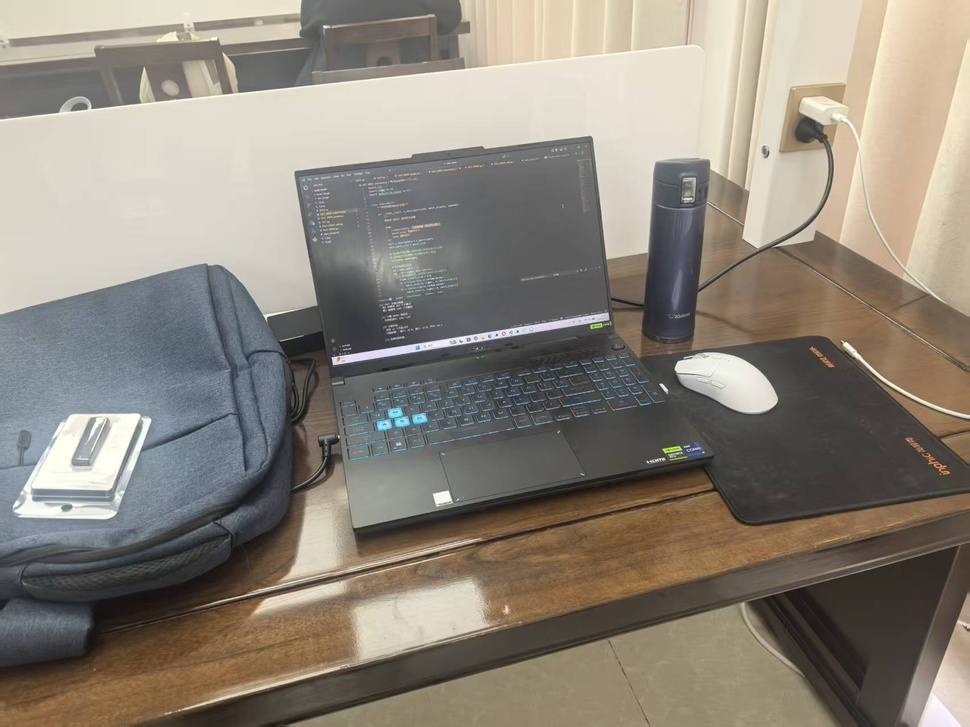
#> input picture test_image/t1.jpg, 970 x 727 px, shrunk from 1706 x 1279 before the run
$ python 1_FAST.py
#> lines starting #> are read from the running program, lines starting #| are printed output that depends on the picture
import cv2

img = cv2.imread('./test_image/t1.jpg', 0)
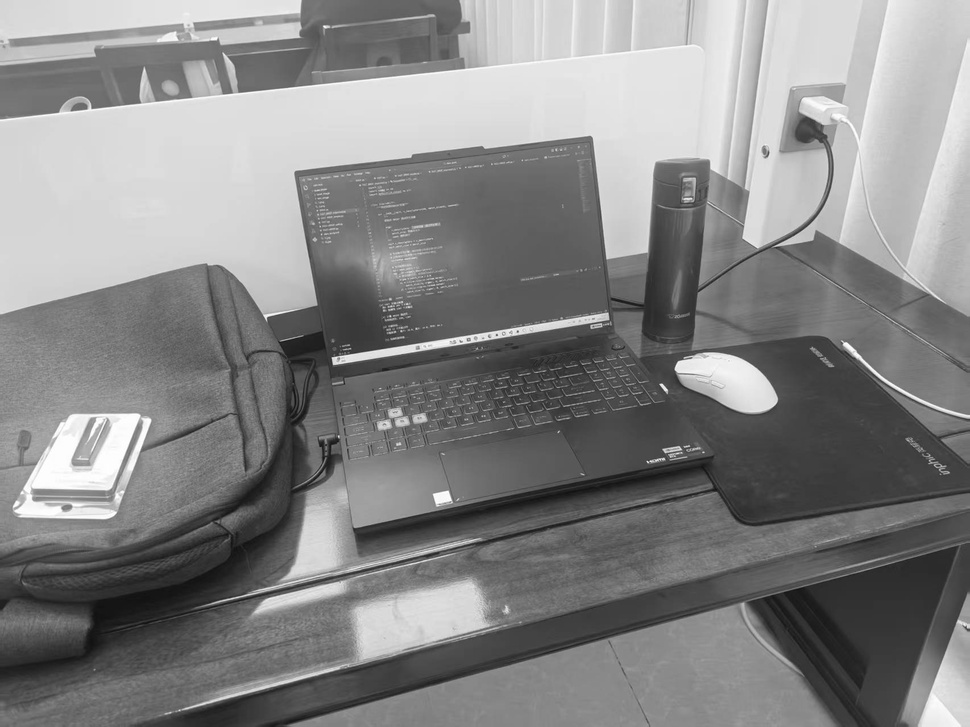
#> img: shape (727, 970); min 16, max 255, mean 133.9
# img = cv2.imread('./test_image/t2.jpg', 0)

# 1. 创建 FAST 检测器
# threshold: 阈值，越小点越多
# nonmaxSuppression: 是否开启非极大值抑制（通常选 True）
fast = cv2.FastFeatureDetector_create(threshold=75, nonmaxSuppression=True)

# 2. 检测点
kp = fast.detect(img, None)
#> kp = 133 keypoints; strongest (x, y, size): (647, 461, 7), (661, 384, 7), (268, 317, 7), (324, 26, 7)

# 3. 画出来
img_fast = cv2.drawKeypoints(img, kp, None, color=(255, 0, 0))

cv2.imshow('FAST Features', img_fast)
cv2.waitKey(0)

$ run again, with test_image/t2.jpg copied over test_image/t1.jpg
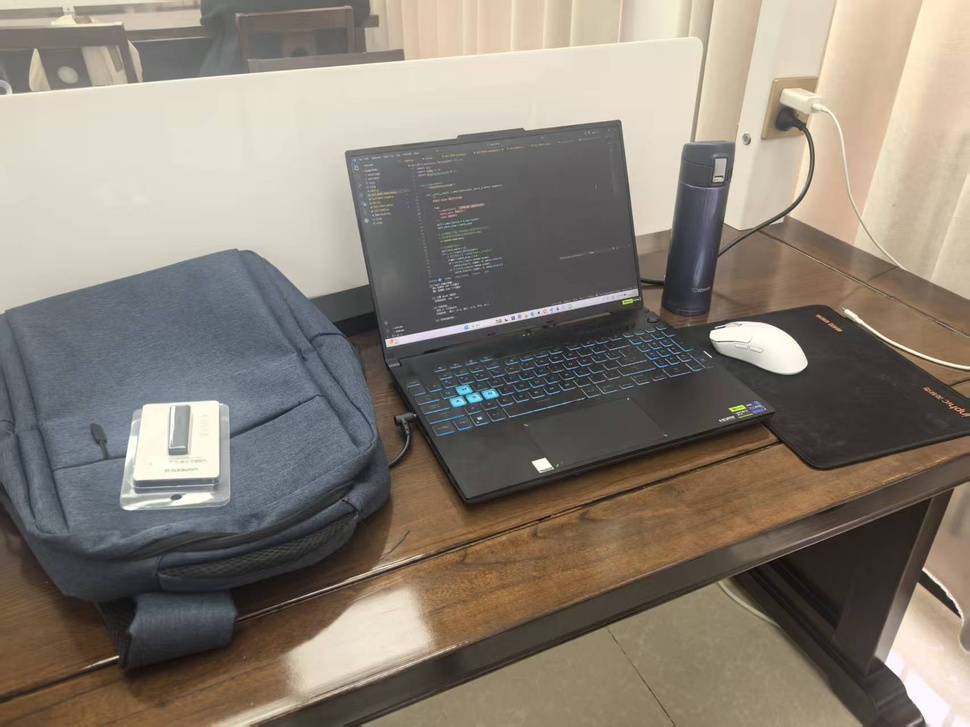
#> input picture test_image/t2.jpg, 970 x 727 px, shrunk from 1706 x 1279 before the run
#> `img = cv2.imread('./test_image/t1.jpg', 0)`:
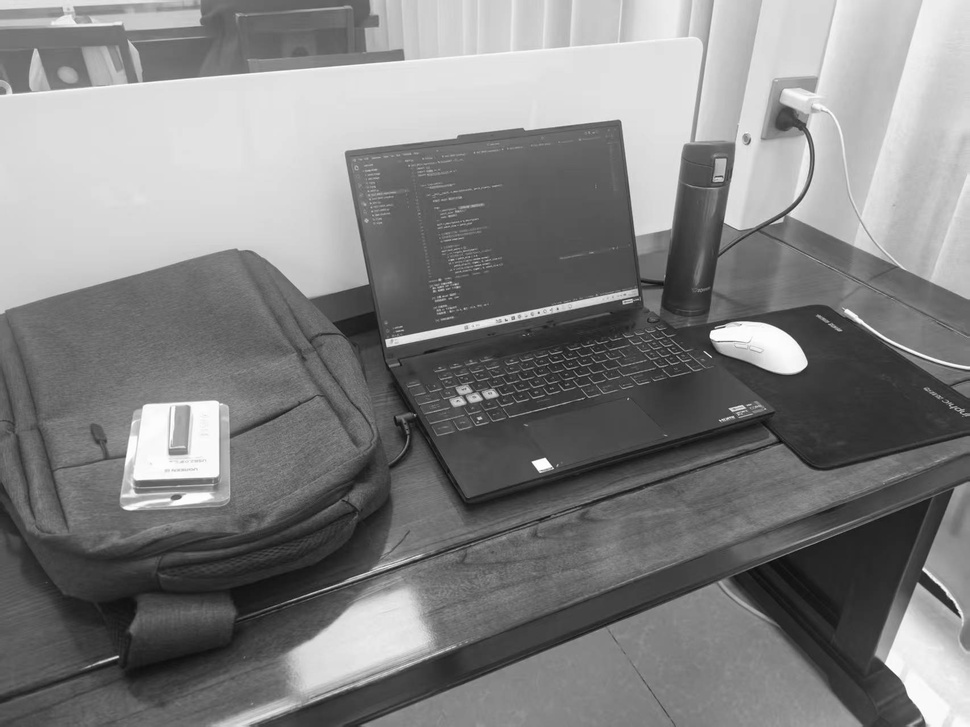
#> img: shape (727, 970); min 7, max 255, mean 129.2
#> kp = 122 keypoints; strongest (x, y, size): (710, 356, 7), (711, 331, 7), (533, 462, 7), (923, 569, 7)
